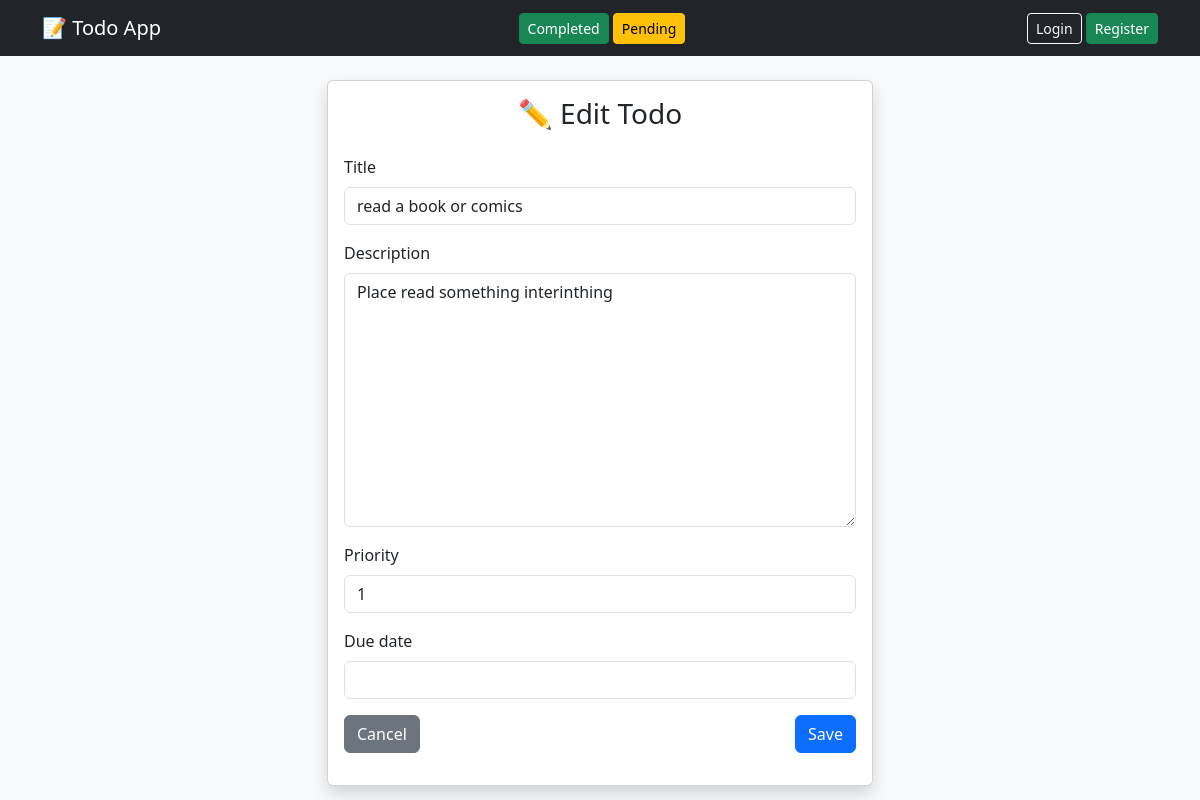
Page /todos/update/1/ on the committed database.
### todoApp/models.py (models this page shows, shortened)
class Todo(models.Model):
    user = models.ForeignKey(User, on_delete=models.CASCADE, null=True)
    title = models.CharField(max_length=40)
    description = models.TextField()
    priority =  models.IntegerField(default=1)
    due_date = models.DateField(null=True, blank=True)
    is_completed = models.BooleanField(default=False)
    created_at = models.DateTimeField(auto_now_add=True)

### todoApp/views.py (the view)
# urls.py: path('todos/update/<int:pk>/', update_todo, name= "update_todo"),
def update_todo(request, pk):
    todo = get_object_or_404(Todo, pk=pk)
    if request.method == 'POST':
        form = TodoForm(request.POST, instance=todo)
        if form.is_valid():
            form.save()
            return redirect('todo_list')
    else:
        form = TodoForm(instance=todo)
    return render(request, 'todoApp/todo_form.html', {'form': form})

### todoApp/forms.py
class TodoForm(forms.ModelForm):
    class Meta:
        model = Todo
        fields = ["title", "description", "priority", "due_date"]
    def __init__(self, *args, **kwargs):
        super().__init__(*args, **kwargs)
        for field in self.fields.values():
            field.widget.attrs['class'] = 'form-control'

### todoApp/templates/todoApp/todo_form.html (shortened to what this page needs)
{% extends 'todoApp/base.html' %}
{% block content %}
<div class="row justify-content-center">
    <div class="col-md-6">
        <div class="card shadow">
            <div class="card-body">
                {% if form.instance.pk %}
                    <h3 class="mb-4 text-center">✏️ Edit Todo</h3>
                {% else %}
                    <h3 class="mb-4 text-center">➕ Add New Todo</h3>
                {% endif %}
                <form method="post">
                    {% for field in form %}
                        <div class="mb-3">
                            <label class="form-label">
                                {{ field.label }}
                            </label>
                            {{ field }}
                        </div>
                    {% endfor %}
                    <div class="d-flex justify-content-between">
                        <a href="{% url 'todo_list' %}" class="btn btn-secondary">
                            Cancel
                        </a>
                        <button class="btn btn-primary">
                            Save
                        </button>
                    </div>
                </form>
            </div>
        </div>
    </div>
</div>
{% endblock %}

### rows in the picture
Todo: form "read a book or comics" "Place read something interinthing" "1"

### other values in the picture
{{ field.label }} "Title" "Description" "Priority" "Due date"
